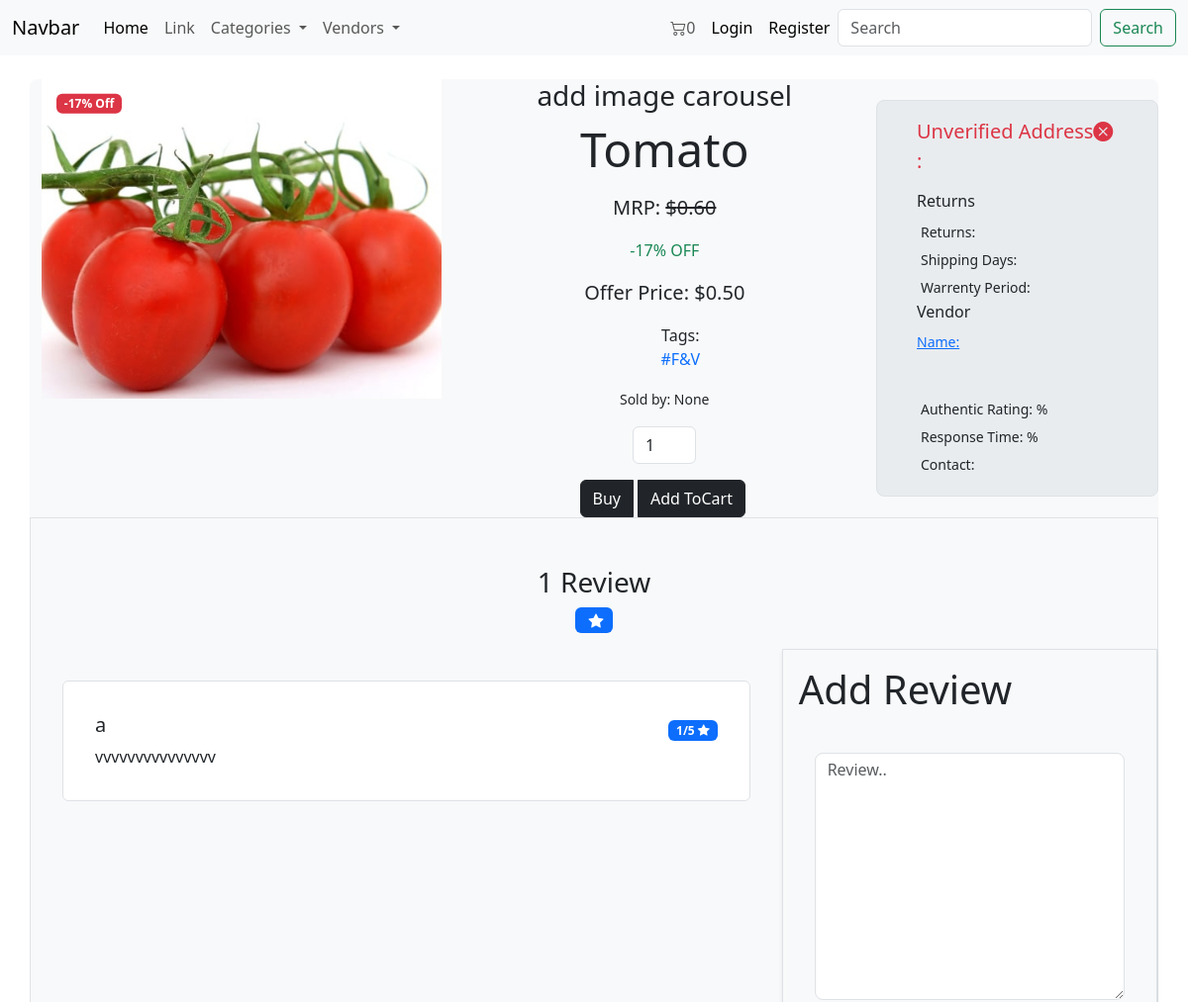
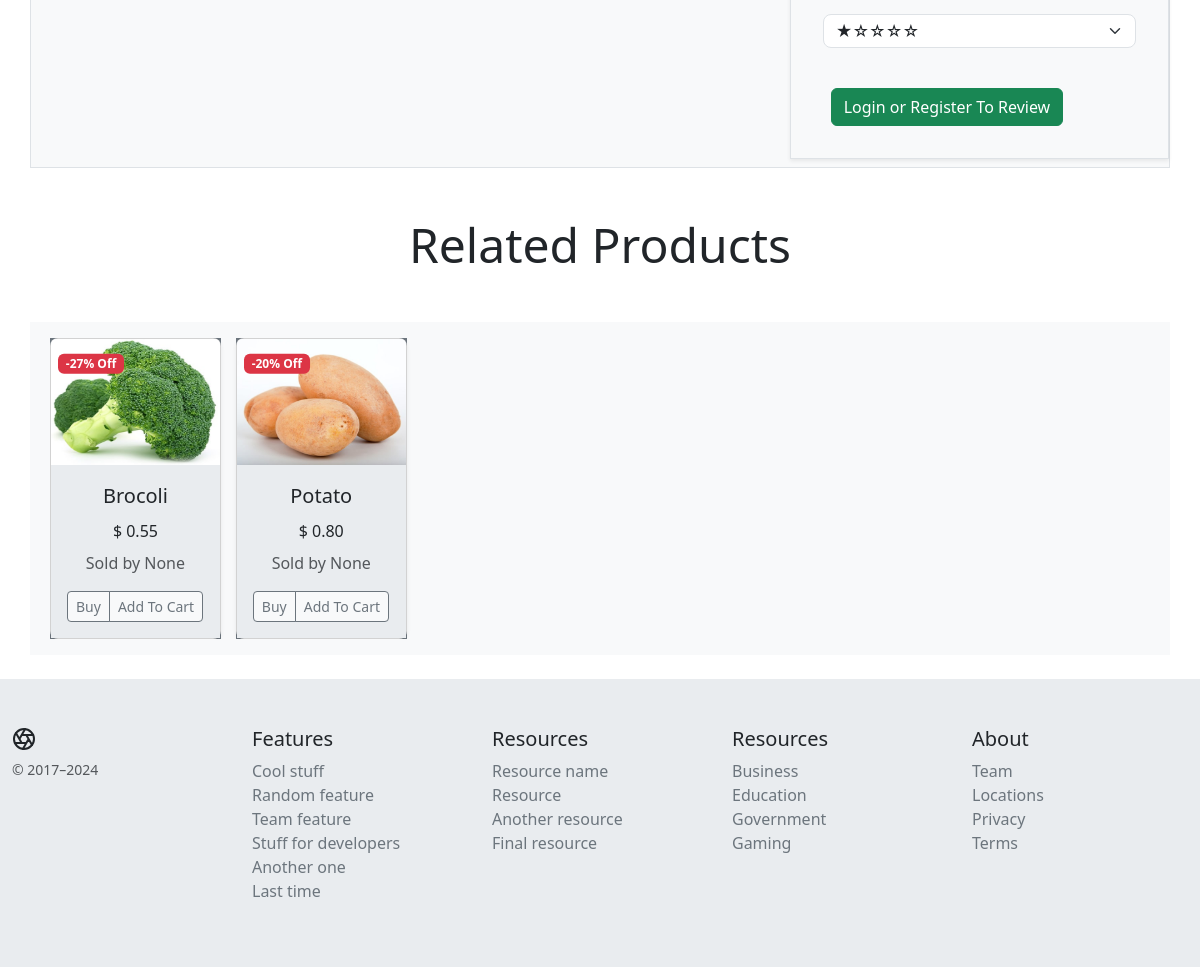
The page /product/PID:NzoGj5kGdE/ on the database as committed earlier (2 pictures, top to bottom).
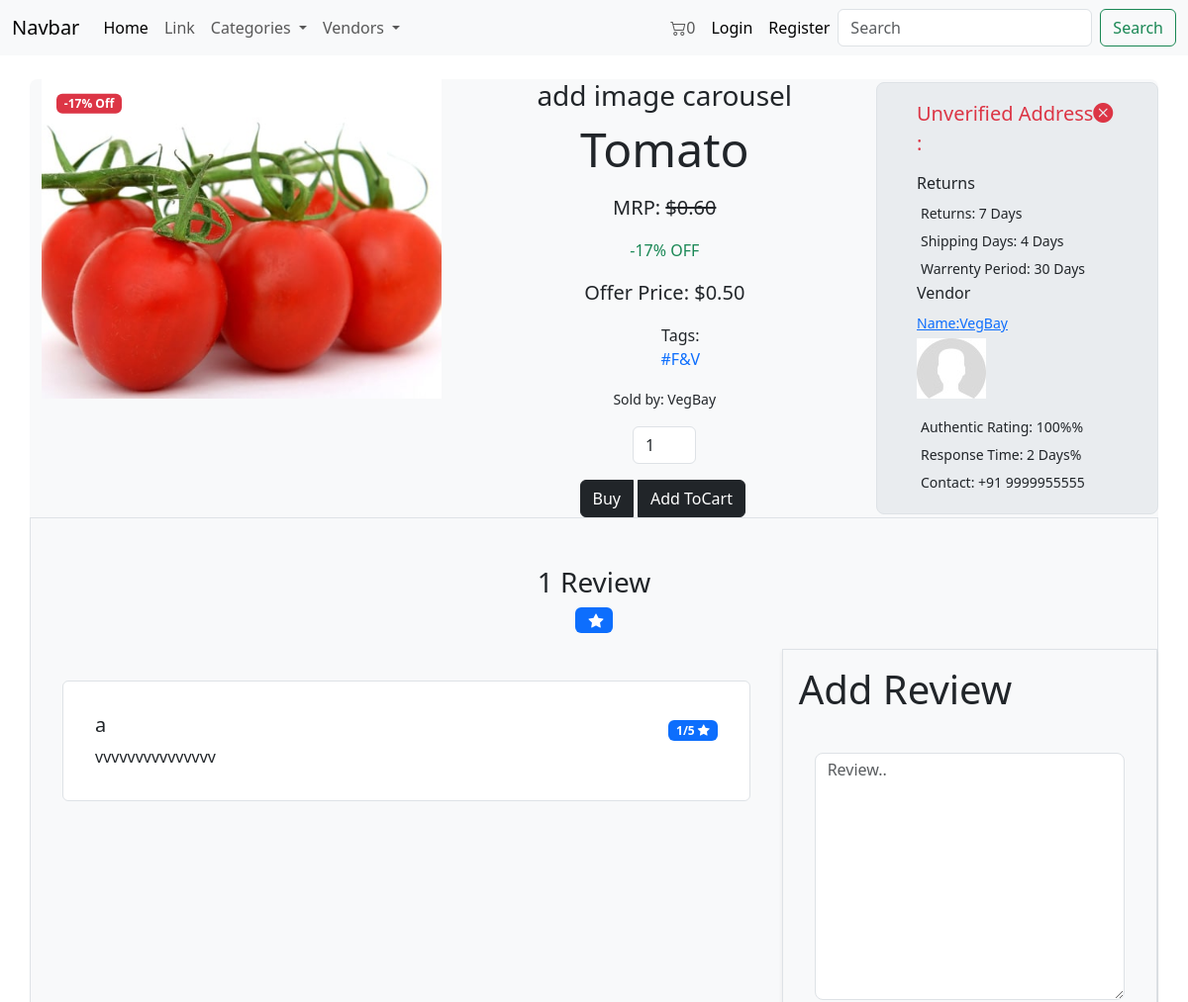
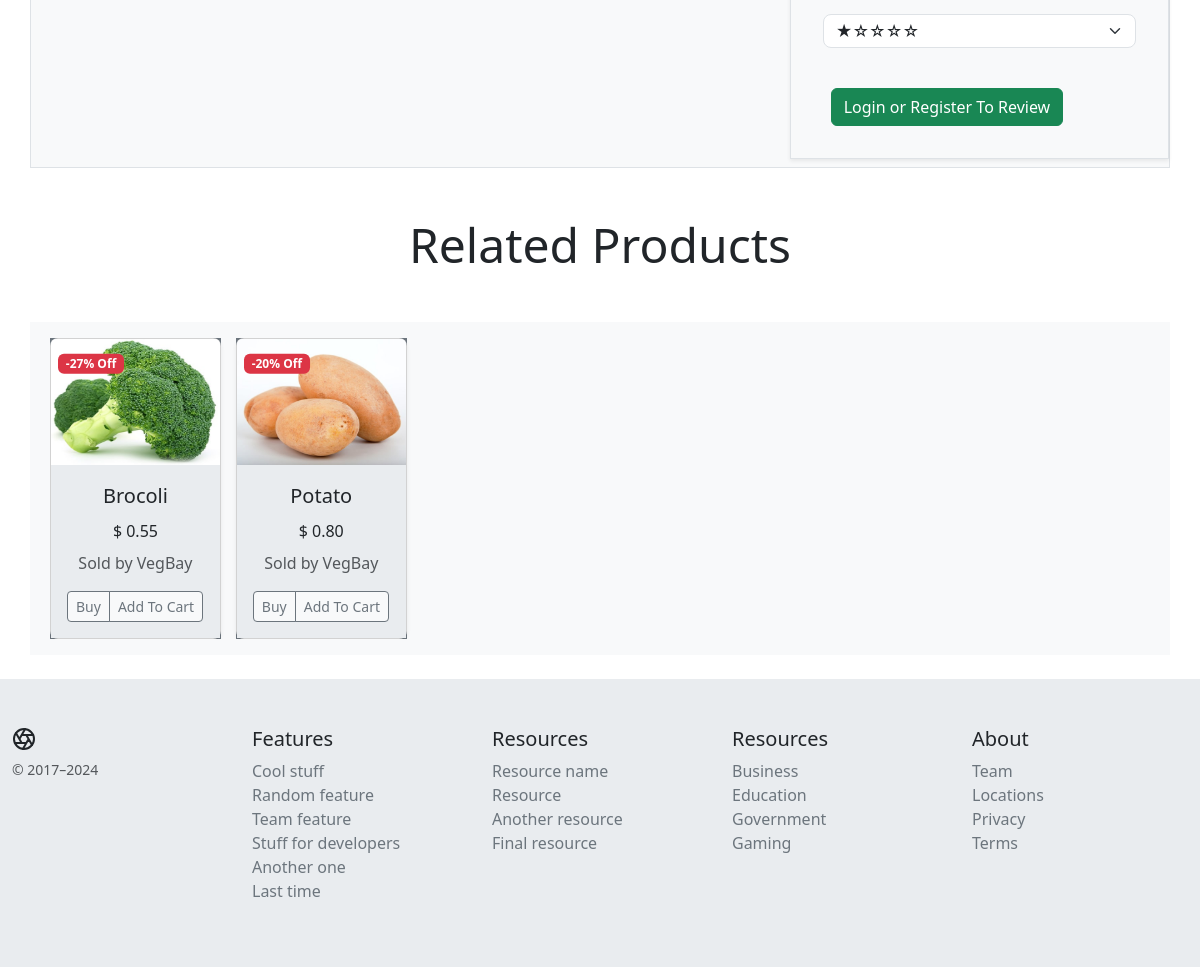
The same page on the database as committed later (2 pictures, top to bottom).
### core/models.py (models this page shows, shortened)
class Product(models.Model):
    PID = ShortUUIDField(
        unique=True, length=10, prefix="PID:", max_length=15)
    title = models.CharField(max_length=100, default='Sample')
    desc = models.CharField(
        max_length=500, default='lorem lroeam ipsm lorem doooi')
    specifications = models.TextField(null=True, blank=True)
    category = models.ForeignKey(
        Category, on_delete=models.SET_NULL, null=True, related_name='product_category')
    vendor = models.ForeignKey(
        Vendor, on_delete=models.SET_NULL, null=True, blank=True, related_name='product_vendor')
    image = models.ImageField(upload_to='Product_images')
    in_stock = models.BooleanField(default=True)
    featured_on_home_page = models.BooleanField(default=False)
    price = models.DecimalField(
        max_digits=12, decimal_places=2, default='4.99')
    discount_amount = models.DecimalField(
        max_digits=12, decimal_places=2, default=0)
    product_status = models.CharField(
        max_length=20, choices=Product_Choices, default='active')
    date_added = models.DateTimeField(auto_now_add=True)
    updated = models.DateTimeField(auto_now=True, null=True)
    tags = TaggableManager(blank=True)
    def price_after_discount(self):
        return self.price - self.discount_amount
    def discount_percentage(self):
        if self.price > 0:
            return (self.discount_amount / self.price) * 100
        else:
            return 0

class Product_Review(models.Model):
    user = models.ForeignKey(customUser, on_delete=models.SET_NULL, null=True)
    product = models.ForeignKey(Product, on_delete=models.CASCADE)
    rating = models.IntegerField(choices=Product_Rating, default=None)
    review = models.TextField()
    review_date = models.DateTimeField(auto_now_add=True)

class Vendor(models.Model):
    VID = ShortUUIDField(unique=True, length=10, prefix="VEN:", max_length=15)
    title = models.CharField(max_length=100)
    image = models.ImageField(upload_to='Vendor_images')
    desc = models.CharField(max_length=600, blank=True,
                            null=True, default='description for vendor')
    user = models.ForeignKey(
        customUser, related_name='vendor_user', on_delete=models.SET_NULL, null=True)
    address = models.CharField(
        max_length=500, default="ABC 2nd St Kdl Kollm Kerla Ind")
    contact = models.CharField(max_length=20, default='+91 9999955555')
    message_response_time = models.CharField(max_length=10, default='2 Days')
    shipping_time = models.CharField(max_length=10, default='4 Days')
    authentic_rating = models.CharField(max_length=10, default='100%')
    return_days = models.CharField(max_length=10, default='7 Days')
    warrenty_period = models.CharField(max_length=10, default='30 Days')
    def __str__(self):
        return self.title

### userauth/models.py (models this page shows)
class customUser(AbstractUser):
    username = models.CharField(unique=True, max_length=30, null=False)
    email = models.EmailField()
    USERNAME_FIELD = 'username'
    def __str__(self):
        return self.username

### core/views.py (the view, shortened to what this page needs)
# urls.py: path('product/<PID>/', views.product_detail_view, name='product_detail_view'),
def product_detail_view(request, PID):
    product = get_object_or_404(Product, PID=PID)
    reviews_of_product = Product_Review.objects.filter(product=product)
    related_products = Product.objects.filter(
        category=product.category).exclude(PID=product.PID)
    can_review = True
    if request.user.is_authenticated:
        user_reviews = Product_Review.objects.filter(
            product=product, user=request.user)
        if len(user_reviews) > 0:
            can_review = False
    form = Product_Review_Form()
    context = {
        'product': product,
        "related_products": related_products,
        'reviews_of_product': reviews_of_product,
        'can_review': can_review,
        'form': form,
    }
    return render(request, 'core/product_detail_view.html', context)

### templates/core/product_detail_view.html (shortened to what this page needs)
{%extends 'core/base.html' %}
{%load static %}
{%block content%}
<div class="container my-4 bg-body-tertiary rounded-3">
    <div class="row justify-content-center align-items-center ">
        <div class="col-lg-9 col-md-12 ">
            <div class="row">
                <div class="col-lg-6 col-md-7 position-relative text-center">
                    <div class="position-absolute top-0 start-0 translate-middle badge bg-danger"
                        style="z-index: 1; margin-top: 25px; margin-left: 60px;">
                        -{{ product.discount_percentage|floatformat:0 }}% Off
                    </div>
                    <img src="{{ product.image.url }}" class="img-fluid img-hover" alt="">
                </div>
                <div class="col-lg-6 col-md-5 bg-body-tertiary d-flex justify-content-center align-items-center">
                    <div class="text-center">
                        <h3>add image carousel</h3>
                        <p class="display-5 ">{{ product.title }}</p>
                        <p><small class="fs-5 ">MRP: <del>${{ product.price }}</del></small></p>
                        <p><small class="fs-6 text-success">-{{ product.discount_percentage|floatformat:0 }}%
                                OFF</small></p>
                        <p class="lead mb-1 fw-normal ">
                            <span class="lead mb-1 fw-normal current-product-price-{{product.id}}"><span>Offer Price:
                                </span>
                                ${{product.price_after_discount}}</span>
                        </p>
                        <p><small class="fs-6">
                                {% if product.tags.count >= 1 %}
                                <ul style="list-style-type:none">
                                    Tags:{% for tag in product.tags.all %}
                                    <li class=""><a class="text-decoration-none"
                                            href="{% url 'core:tag_detail_view' tag.name %}">#{{tag.name}}</a></li>
                                    {%endfor%}
                                </ul>
                                {%endif%}
                            </small>
                        </p>
                        <p><small class="">Sold by: {{ product.vendor }}</small></p>
                        <p class="text-center">
                            <input type="number" id="no_of_quantity_{{product.id}}" value="1"
                                class="form-control d-inline-block w-25">
                        </p>
                        <div class="btn-group">
                            <button type="button" class="btn btn btn-dark">
                                Buy
                            </button>
                            <button type="button" class="btn btn btn-dark mx-1 add-to-cart-btn"
                                data-index="{{product.id}}" id="add-to-cart-btn">
                                Add ToCart
                            </button>
                        </div>
                    </div>
                </div>
            </div>
        </div>
        <div class="col-lg-3 col-md-12 bg-body-secondary rounded-3 border">
            <div class="row justify-content-center align-items-center m-2 p-2">
                <div class="col-md-4 col-sm-12 col-lg-12 col-xl-12">
                    {% if address.status %}
                    <p class="lead fw-normal text-success">Verified Address<i class="bi bi-check-circle-fill"></i>: </p>
                    <p>{{address.address}}</p>
                    {%else%}
                    <p class="lead fw-normal text-danger">Unverified Address<i class="bi bi-x-circle-fill"></i>: </p>
                    {%endif%}
                </div>
                <div class="col-md-4 col-sm-12 col-lg-12 col-xl-12">
                    <h6>Returns</h6>
                    <p class="m-1"><small>Returns: {{product.vendor.return_days}}</small></p>
                    <p class="m-1"><small>Shipping Days: {{product.vendor.shipping_time}}</small></p>
                    <p class="m-1"><small>Warrenty Period: {{product.vendor.warrenty_period}}</small></p>
                </div>
                <div class="col-md-4 col-sm-12 col-lg-12 col-xl-12">
                    <h6>Vendor</h6>
                    <p class="mb-1"><small><a
                                href="{% url 'core:vendor_detail_view' product.vendor.VID %}">Name:{{product.vendor.title}}</small></a>
                    </p>
                    <p>
                        <img src="{{product.vendor.image.url}}" class="img-fluid " alt="">
                    </p>
                    <p class="m-1"><small>Authentic Rating: {{product.vendor.authentic_rating}}%</small></p>
                    <p class="m-1"><small>Response Time: {{product.vendor.message_response_time}}%</small></p>
                    <p class="m-1"><small>Contact: {{product.vendor.contact}}</small></p>
                </div>
            </div>
        </div>
    </div>
    <div class="row bg-body-tertiary align-items-start justify-content-center border">
        <h3 class="lead text-center mt-5 fs-3">{{reviews_of_product.count}} Review{{reviews_of_product|pluralize}}</h3>
        <h4 class="lead text-center"><span class="badge bg-primary ">{{average_rating|floatformat}}&nbsp;<i
                    class="bi bi-star-fill"></i> </span></h4>
        <div class="col-xl-8 col-lg-12 col-md-12 col-sm-12 p-3 my-2">
            {% for i in reviews_of_product %}
            <div class="card border m-3 p-3">
                <div class="card-body">
                    <div class="row align-items-center">
                        <div class="col-md-8">
                            <h5 class="card-title">{{ i.user }}</h5>
                        </div>
                        <div class="col-md-4 text-md-end">
                            <span class="badge bg-primary">{{ i.rating }}/5 <i class="bi bi-star-fill"></i></span>
                        </div>
                    </div>
                    <p class="card-text">{{ i.review }}</p>
                </div>
            </div>
            {%empty%}
            <div class="card border m-3 p-3">
                <div class="card-body">
                    <p class="card-text text-center lead">No Review For this Product.</p>
                </div>
            </div>
            {% endfor %}
        </div>
        {% if can_review %}
        <div class="col-xl-4 col-lg-10 col-md-12 col-sm-12 p-3 my-2 border shadow-sm" id="review_div">
            <h3 class="display-6">Add Review</h3>
            <form action="" class="p-3" id="review_Form" method="POST">
                {{ form.review }}
                {{ form.rating }}<br>
                {% if request.user.is_authenticated %}
                <button type="submit" class="btn btn-success mx-2">Submit</button>
                {%else%}
                <a href="{% url 'userauth:login' %}" class="btn btn-success mx-2">Login or Register To Review</a>
                {%endif%}
            </form>
        </div>
        {%endif%}
    </div>
</div>
{% if related_products%}
<div class="container">
    <p class="display-5 text-center my-5">Related Products</p>
</div>
<div class="container bg-body-secondary align-items-center  my-4 ">
    <div class="row bg-body-tertiary">
        <div class="col-12">
            <div class="owl-carousel owl-theme p-2 m-2 mx-auto">
                {% for i in related_products %}
                <div class="item bg-secondary align-items-center">
                    <div class=" card shadow-sm border-1 rounded-3" style="max-width: 250px; position: relative;">
                        <div class="position-absolute top-0 start-0 translate-middle badge bg-danger"
                            style="z-index: 1; margin-top: 25px; margin-left: 40px;">
                            -{{i.discount_percentage|floatformat:0}}% Off
                        </div>
                        <a href="{% url 'core:product_detail_view' i.PID %}" class="text-decoration-none text-dark">
                            <div class="ratio ratio-4x3">
                                <img src="{{ i.image.url }}" class="card-img-top img-fluid" width="100%" height="100%"
                                    role="img" preserveAspectRatio="xMidYMid slice" focusable="false">
                            </div>
                        </a>
                        <div class="card-body bg-body-secondary">
                            <a href="{% url 'core:product_detail_view' i.PID %}" class="text-decoration-none text-dark">
                                <p class="card-title text-center fs-5">{{i.title}}</p>
                            </a>
                            <p class="card-title text-center fs-6">$
                                <span class="current-product-price-{{i.id}}">{{i.price_after_discount}}</span>
                            </p>
                            <p class="card-text text-center"><small class="text-body-secondary fs-6">Sold by
                                    {{i.vendor}}</small></p>
                            <div class="d-flex justify-content-between align-items-center">
                                <div class="btn-group bg-body-tertiary">
                                    <button type="button" class="btn btn-outline-secondary btn-sm">
                                        Buy
                                    </button>
                                    <button type="button" class="btn btn-outline-secondary btn-sm add-to-cart-btn"
                                        data-index="{{i.id}}" id="add-to-cart-btn">
                                        Add To Cart
                                    </button>
                                </div>
                            </div>
                        </div>
                    </div>
                </div>
                {%endfor%}
            </div>
        </div>
    </div>
</div>
{%else%}
<div class="container">
    <p class="display-5 text-center my-5">No Related Products</p>
</div>
{%endif%}
{%endblock%}

Rows that differ between the two databases and show on the page:
changed Product "Tomato": vendor "None" → "VegBay"; vendor.return_days (not shown) → "7 Days"; vendor.shipping_time (not shown) → "4 Days"; vendor.warrenty_period (not shown) → "30 Days"; vendor (not shown) → "VegBay"; vendor.image: picture added; vendor.authentic_rating (not shown) → "100%"; vendor.message_response_time (not shown) → "2 Days"; vendor.contact (not shown) → "+91 9999955555"
changed Product "Brocoli": vendor "None" → "VegBay"
changed Product "Potato": vendor "None" → "VegBay"
